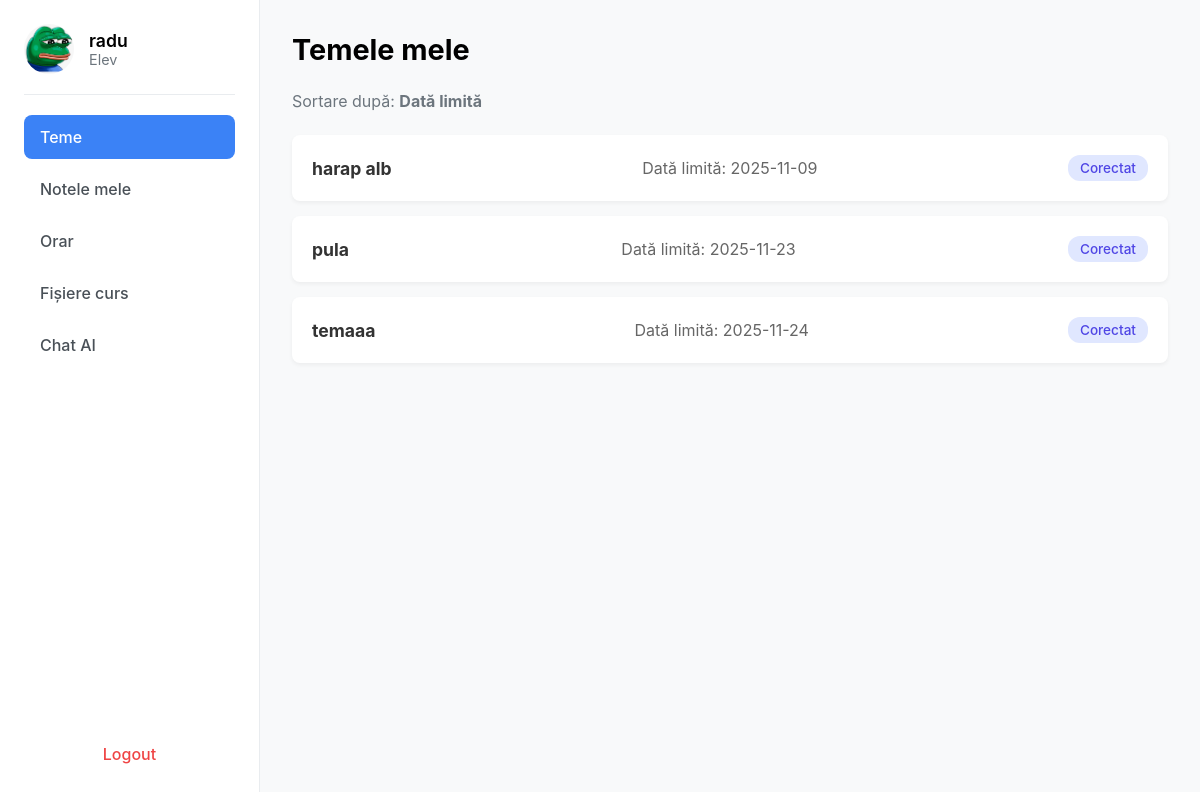
Screenshot of /home (signed in) with the database file from the repository.
### app/models.py (models this page shows, shortened)
class User(db.Model, UserMixin):
    __tablename__ = 'user'
    id = db.Column(db.Integer, primary_key=True)
    name = db.Column(db.String(100), nullable=False)
    email = db.Column(db.String(150), unique=True, nullable=False)
    password_hash = db.Column(db.String(256), nullable=False)  # Am mărit la 256 pentru siguranță
    role = db.Column(db.String(20), nullable=False)  # 'student', 'professor', 'parent'
    student = db.relationship('Student', back_populates='user', uselist=False)
    professor = db.relationship('Professor', back_populates='user', uselist=False)
    parent = db.relationship('Parent', back_populates='user', uselist=False)

class Assignment(db.Model):
    __tablename__ = 'assignment'
    id = db.Column(db.Integer, primary_key=True)
    teacher_id = db.Column(db.Integer, db.ForeignKey('professor.id'), nullable=False)
    subject_id = db.Column(db.Integer, db.ForeignKey('subject.id'), nullable=False)  # 'id_materie FK'
    title = db.Column(db.String(150), nullable=False)
    description = db.Column(db.Text, nullable=True)
    created_at = db.Column(db.DateTime, default=datetime.utcnow)
    due_date = db.Column(db.DateTime, nullable=True)  # Data limită
    teacher = db.relationship('Professor', back_populates='assignments')
    subject = db.relationship('Subject', back_populates='assignments')
    submissions = db.relationship('Submission', back_populates='assignment')

class Submission(db.Model):
    __tablename__ = 'submission'
    id = db.Column(db.Integer, primary_key=True)
    assignment_id = db.Column(db.Integer, db.ForeignKey('assignment.id'), nullable=False)
    student_id = db.Column(db.Integer, db.ForeignKey('student.id'), nullable=False)
    content = db.Column(db.Text, nullable=True)  # Rezolvarea elevului (poate fi goală inițial)
    status = db.Column(db.String(50), nullable=False, default='Nefăcut')  # ex: Nefăcut, Trimis, Corectat
    submitted_at = db.Column(db.DateTime, nullable=True)  # Se setează doar la trimitere
    assignment = db.relationship('Assignment', back_populates='submissions')
    student = db.relationship('Student', back_populates='submissions')
    feedback = db.relationship('Feedback', back_populates='submission', uselist=False,
                               cascade="all, delete-orphan")  # Relație unu-la-unu

### app/routes.py (the view, shortened to what this page needs)
@bp.route("/home", methods=["GET", "POST"])
@login_required
def home():
    role = current_user.role
    if role == "Profesor":
        user_folder = os.path.join(UPLOAD_FOLDER, str(current_user.id))
        files = get_files_from_folder(user_folder, current_user.id)
        subjects = Subject.query.all()
        subjects_data = []
        for s in subjects:
            subjects_data.append({
                'id': s.id,
                'name': s.name,
                'description': s.description,
                'color': getattr(s, 'color', 'bg-blue-500')  # poți adăuga câmp color în model dacă vrei
            })
        return render_template("test.html", user=current_user, files=files, subjects=subjects_data)
    elif role == "Elev":
        student_profile = Student.query.filter_by(user_id=current_user.id).first()
        assignments_data = []
        if student_profile:
            my_submissions = Submission.query.filter_by(
                student_id=student_profile.id
            ).join(Assignment).order_by(Assignment.due_date.asc()).all()
            for sub in my_submissions:
                assignments_data.append({
                    "id": sub.assignment.id,  # ID-ul temei
                    "title": sub.assignment.title,
                    "due_date": sub.assignment.due_date.strftime("%Y-%m-%d") if sub.assignment.due_date else "N/A",
                    "status": sub.status  # "Nefăcut", "Trimis" sau "Corectat"
                })
        return render_template("elev.html", user=current_user, assignments=assignments_data)
    else:
        logout_user()
        return redirect(url_for("main.login"))

### app/__init__.py (called while the page is built)
def create_app():
    app = Flask(__name__)
    app.secret_key = "secret123"  # schimbă cu ceva sigur
    app.config['SQLALCHEMY_DATABASE_URI'] = 'sqlite:///users.db'
    app.config['SQLALCHEMY_TRACK_MODIFICATIONS'] = False
    db.init_app(app)
    login_manager.init_app(app)
    from .routes import bp
    app.register_blueprint(bp)
    from .models import User  # import modelul User
    @login_manager.user_loader
    def user_loader(user_id):
        try:
            return User.query.get(int(user_id))
        except ValueError:
            return None
    with app.app_context():
        db.create_all()
    return app

### app/templates/elev.html (shortened to what this page needs)
{% extends "base.html" %}
{% block content %}
<div class="sidebar">
    <div class="profile">
        <img src="{{ url_for('static', filename='images/images.jpeg') }}" alt="Profile">
        <div>
            <h3>{{ user.name }}</h3>
            <p>{{ user.role }}</p>
        </div>
    </div>
    <ul class="menu">
        <li class="active"><a href="{{ url_for('main.home') }}">Teme</a></li>
        <li><a href="{{ url_for('main.note_elev') }}">Notele mele</a></li>
        <li><a href="{{ url_for('main.orar') }}">Orar</a></li>
        <li><a href="#">Fișiere curs</a></li>
        <li><a href="{{ url_for('main.chat_page') }}" target="_blank">Chat AI</a></li>
    </ul>
    <a class="logout" href="{{ url_for('main.logout') }}">Logout</a>
</div>
<div class="main">
    <div class="header">
        <h2>Temele mele</h2>
    </div>
    <div class="subheader">
        <div>Sortare după: <strong>Dată limită</strong></div>
    </div>
    <div class="assignment-list">
        {% for assignment in assignments %}
        <div class="assignment-card"
        onclick="window.location.href='{{ url_for('main.detaliu_tema', id_tema=assignment.id) }}';"
        style="cursor: pointer;">
        <h4>{{ assignment.title }}</h4>
        <p>Dată limită: {{ assignment.due_date }}</p>
        <span class="status status-{{ assignment.status.lower().replace(' ', '-') }}">{{ assignment.status }}</span>
        </div>
        {% endfor %}
    </div>
</div>
{% endblock %}

### app/templates/base.html (shortened to what this page needs)
<!DOCTYPE html>
<html lang="en">
<head>
    {% if request.path == url_for('main.login') or request.path == url_for('main.register') %}
        <link rel="stylesheet" href="{{ url_for('static', filename='css/auth.css') }}">
    {% else %}
        <link rel="stylesheet" href="{{ url_for('static', filename='css/dashboard.css') }}">
    {% endif %}
</head>
<body>
    {% block content %}{% endblock %}
</body>
</html>

### app/static/css/dashboard.css (style rules this page uses)
body { font-family: -apple-system, BlinkMacSystemFont, "Segoe UI", Roboto, Helvetica, Arial, sans-serif; background-color: #f8f9fa; margin: 0; display: flex; min-height: 100vh; }
.sidebar { width: 260px; background: #ffffff; border-right: 1px solid #e9ecef; display: flex; flex-direction: column; padding: 24px; box-sizing: border-box; }
.main { flex-grow: 1; padding: 32px; background-color: #f8f9fa; }
.profile { display: flex; align-items: center; gap: 15px; padding-bottom: 20px; border-bottom: 1px solid #e9ecef; }
.profile img { width: 50px; height: 50px; border-radius: 50%; }
.profile h3 { margin: 0; font-size: 1.1rem; font-weight: 600; }
.profile p { margin: 0; font-size: 0.9rem; color: #6c757d; }
.menu { list-style: none; padding: 20px 0; margin: 0; flex-grow: 1; }
.menu li { margin-bottom: 8px; }
.menu li a { display: block; padding: 12px 16px; text-decoration: none; color: #495057; font-weight: 500; border-radius: 8px; transition: background-color 0.2s, color 0.2s; }
.menu li.active a { background-color: #3b82f6; color: #ffffff; }
.logout { display: block; padding: 12px 16px; text-decoration: none; color: #ef4444; font-weight: 500; border-radius: 8px; transition: background-color 0.2s; text-align: center; }
.header { display: flex; justify-content: space-between; align-items: center; margin-bottom: 24px; }
.header h2 { margin: 0; font-size: 1.8rem; font-weight: 700; }
.subheader { display: flex; gap: 30px; margin-bottom: 24px; color: #6c757d; }
.assignment-list { display: flex; flex-direction: column; gap: 15px; }
.assignment-card { background: #fff; border-radius: 8px; padding: 20px; box-shadow: 0 2px 4px rgba(0,0,0,0.05); display: flex; justify-content: space-between; align-items: center; transition: box-shadow 0.2s; }
.assignment-card h4 { margin: 0; font-size: 1.1rem; color: #333; }
.assignment-card p { margin: 0; color: #666; }
.assignment-card .status { padding: 5px 12px; border-radius: 12px; font-weight: 500; font-size: 0.85rem; }
.status-corectat { background-color: #e0e7ff; color: #4f46e5; }

### rows the page displays
User: name "radu", role "Elev"
Assignment: title "harap alb"
Submission: status "Corectat"
Assignment: title "pula"
Submission: status "Corectat"
Assignment: title "temaaa"
Submission: status "Corectat"

### other values shown
{{ assignment.due_date }} "2025-11-09" "2025-11-23" "2025-11-24"
